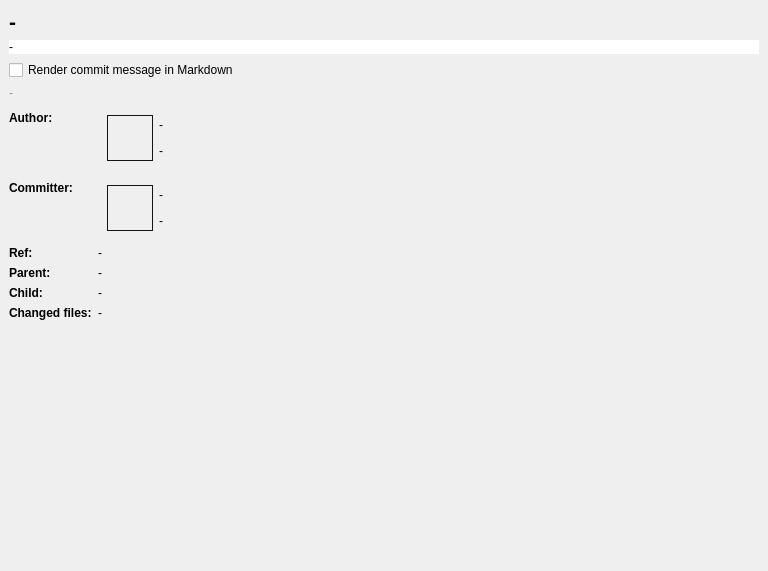
<?xml version="1.0" encoding="UTF-8"?>
<ui version="4.0">
 <class>CommitDetails</class>
 <widget class="QWidget" name="CommitDetails">
  <property name="geometry">
   <rect>
    <x>0</x>
    <y>0</y>
    <width>768</width>
    <height>571</height>
   </rect>
  </property>
  <property name="windowTitle">
   <string>Form</string>
  </property>
  <layout class="QVBoxLayout" name="verticalLayout_4">
   <property name="leftMargin">
    <number>0</number>
   </property>
   <property name="topMargin">
    <number>0</number>
   </property>
   <property name="rightMargin">
    <number>0</number>
   </property>
   <property name="bottomMargin">
    <number>0</number>
   </property>
   <item>
    <widget class="QStackedWidget" name="stackedWidget">
     <property name="currentIndex">
      <number>1</number>
     </property>
     <widget class="QWidget" name="page">
      <layout class="QVBoxLayout" name="verticalLayout_5">
       <item>
        <widget class="QLabel" name="label">
         <property name="text">
          <string>Commit is not selected</string>
         </property>
        </widget>
       </item>
       <item>
        <spacer name="verticalSpacer_2">
         <property name="orientation">
          <enum>Qt::Orientation::Vertical</enum>
         </property>
         <property name="sizeHint" stdset="0">
          <size>
           <width>20</width>
           <height>40</height>
          </size>
         </property>
        </spacer>
       </item>
      </layout>
     </widget>
     <widget class="QWidget" name="page_2">
      <layout class="QVBoxLayout" name="verticalLayout_2">
       <item>
        <widget class="QLabel" name="labelCommitSubject">
         <property name="font">
          <font>
           <pointsize>16</pointsize>
           <bold>true</bold>
          </font>
         </property>
         <property name="text">
          <string>-</string>
         </property>
         <property name="wordWrap">
          <bool>true</bool>
         </property>
         <property name="textInteractionFlags">
          <set>Qt::TextInteractionFlag::LinksAccessibleByMouse|Qt::TextInteractionFlag::TextSelectableByMouse</set>
         </property>
        </widget>
       </item>
       <item>
        <widget class="QLabel" name="labelCommitBody">
         <property name="palette">
          <palette>
           <active>
            <colorrole role="Window">
             <brush brushstyle="SolidPattern">
              <color alpha="255">
               <red>255</red>
               <green>255</green>
               <blue>255</blue>
              </color>
             </brush>
            </colorrole>
           </active>
           <inactive>
            <colorrole role="Window">
             <brush brushstyle="SolidPattern">
              <color alpha="255">
               <red>255</red>
               <green>255</green>
               <blue>255</blue>
              </color>
             </brush>
            </colorrole>
           </inactive>
           <disabled>
            <colorrole role="Base">
             <brush brushstyle="SolidPattern">
              <color alpha="255">
               <red>255</red>
               <green>255</green>
               <blue>255</blue>
              </color>
             </brush>
            </colorrole>
            <colorrole role="Window">
             <brush brushstyle="SolidPattern">
              <color alpha="255">
               <red>255</red>
               <green>255</green>
               <blue>255</blue>
              </color>
             </brush>
            </colorrole>
           </disabled>
          </palette>
         </property>
         <property name="autoFillBackground">
          <bool>true</bool>
         </property>
         <property name="text">
          <string>-</string>
         </property>
         <property name="textFormat">
          <enum>Qt::TextFormat::PlainText</enum>
         </property>
         <property name="wordWrap">
          <bool>true</bool>
         </property>
         <property name="textInteractionFlags">
          <set>Qt::TextInteractionFlag::LinksAccessibleByMouse|Qt::TextInteractionFlag::TextSelectableByMouse</set>
         </property>
        </widget>
       </item>
       <item>
        <widget class="QCheckBox" name="checkBoxMarkdownDisplay">
         <property name="text">
          <string>Render commit message in Markdown</string>
         </property>
        </widget>
       </item>
       <item>
        <widget class="QLabel" name="labelCommitHash">
         <property name="palette">
          <palette>
           <active>
            <colorrole role="WindowText">
             <brush brushstyle="SolidPattern">
              <color alpha="255">
               <red>156</red>
               <green>156</green>
               <blue>156</blue>
              </color>
             </brush>
            </colorrole>
           </active>
           <inactive>
            <colorrole role="WindowText">
             <brush brushstyle="SolidPattern">
              <color alpha="255">
               <red>156</red>
               <green>156</green>
               <blue>156</blue>
              </color>
             </brush>
            </colorrole>
           </inactive>
           <disabled/>
          </palette>
         </property>
         <property name="font">
          <font>
           <italic>true</italic>
          </font>
         </property>
         <property name="text">
          <string>-</string>
         </property>
         <property name="textInteractionFlags">
          <set>Qt::TextInteractionFlag::LinksAccessibleByMouse|Qt::TextInteractionFlag::TextSelectableByMouse</set>
         </property>
        </widget>
       </item>
       <item>
        <layout class="QFormLayout" name="formLayout">
         <item row="0" column="0">
          <widget class="QLabel" name="labelAuthorText">
           <property name="font">
            <font>
             <bold>true</bold>
            </font>
           </property>
           <property name="text">
            <string>Author:</string>
           </property>
          </widget>
         </item>
         <item row="1" column="0">
          <widget class="QLabel" name="labelCommitterText">
           <property name="font">
            <font>
             <bold>true</bold>
            </font>
           </property>
           <property name="text">
            <string>Committer:</string>
           </property>
          </widget>
         </item>
         <item row="2" column="1">
          <widget class="QLabel" name="labelRefName">
           <property name="text">
            <string>-</string>
           </property>
          </widget>
         </item>
         <item row="3" column="0">
          <widget class="QLabel" name="labelParentsText">
           <property name="font">
            <font>
             <bold>true</bold>
            </font>
           </property>
           <property name="text">
            <string>Parent:</string>
           </property>
          </widget>
         </item>
         <item row="3" column="1">
          <widget class="QLabel" name="labelParent">
           <property name="text">
            <string>-</string>
           </property>
           <property name="textInteractionFlags">
            <set>Qt::TextInteractionFlag::LinksAccessibleByMouse|Qt::TextInteractionFlag::TextSelectableByMouse</set>
           </property>
          </widget>
         </item>
         <item row="4" column="0">
          <widget class="QLabel" name="labelChildrenText">
           <property name="font">
            <font>
             <bold>true</bold>
            </font>
           </property>
           <property name="text">
            <string>Child:</string>
           </property>
          </widget>
         </item>
         <item row="4" column="1">
          <widget class="QLabel" name="labelChildren">
           <property name="text">
            <string>-</string>
           </property>
           <property name="textInteractionFlags">
            <set>Qt::TextInteractionFlag::LinksAccessibleByMouse|Qt::TextInteractionFlag::TextSelectableByMouse</set>
           </property>
          </widget>
         </item>
         <item row="5" column="0">
          <widget class="QLabel" name="label_10">
           <property name="font">
            <font>
             <bold>true</bold>
            </font>
           </property>
           <property name="text">
            <string>Changed files:</string>
           </property>
          </widget>
         </item>
         <item row="5" column="1">
          <widget class="QLabel" name="labelChangedFiles">
           <property name="text">
            <string>&lt;html&gt;&lt;head/&gt;&lt;body&gt;&lt;p&gt;-&lt;/p&gt;&lt;/body&gt;&lt;/html&gt;</string>
           </property>
           <property name="textInteractionFlags">
            <set>Qt::TextInteractionFlag::LinksAccessibleByMouse|Qt::TextInteractionFlag::TextSelectableByMouse</set>
           </property>
          </widget>
         </item>
         <item row="2" column="0">
          <widget class="QLabel" name="labelRefType">
           <property name="font">
            <font>
             <bold>true</bold>
            </font>
           </property>
           <property name="text">
            <string>Ref:</string>
           </property>
          </widget>
         </item>
         <item row="0" column="1">
          <widget class="QWidget" name="widgetAuthorInfo" native="true">
           <layout class="QHBoxLayout" name="horizontalLayout_3">
            <item>
             <widget class="AvatarView" name="labelAuthorAvatar">
              <property name="minimumSize">
               <size>
                <width>46</width>
                <height>46</height>
               </size>
              </property>
              <property name="maximumSize">
               <size>
                <width>46</width>
                <height>46</height>
               </size>
              </property>
              <property name="styleSheet">
               <string notr="true">border: 1px solid rgb(20, 20, 20);</string>
              </property>
              <property name="text">
               <string/>
              </property>
             </widget>
            </item>
            <item>
             <layout class="QVBoxLayout" name="verticalLayout_3">
              <item>
               <widget class="QLabel" name="labelAuthor">
                <property name="text">
                 <string>-</string>
                </property>
                <property name="textInteractionFlags">
                 <set>Qt::TextInteractionFlag::LinksAccessibleByMouse|Qt::TextInteractionFlag::TextSelectableByMouse</set>
                </property>
               </widget>
              </item>
              <item>
               <widget class="QLabel" name="labelAuthTime">
                <property name="text">
                 <string>-</string>
                </property>
                <property name="textInteractionFlags">
                 <set>Qt::TextInteractionFlag::LinksAccessibleByMouse|Qt::TextInteractionFlag::TextSelectableByMouse</set>
                </property>
               </widget>
              </item>
             </layout>
            </item>
           </layout>
          </widget>
         </item>
         <item row="1" column="1">
          <widget class="QWidget" name="widgetCommitterInfo" native="true">
           <layout class="QHBoxLayout" name="horizontalLayout">
            <item>
             <widget class="AvatarView" name="labelCommiterAvatar">
              <property name="minimumSize">
               <size>
                <width>46</width>
                <height>46</height>
               </size>
              </property>
              <property name="maximumSize">
               <size>
                <width>46</width>
                <height>46</height>
               </size>
              </property>
              <property name="styleSheet">
               <string notr="true">border: 1px solid rgb(20, 20, 20);</string>
              </property>
              <property name="text">
               <string/>
              </property>
             </widget>
            </item>
            <item>
             <layout class="QVBoxLayout" name="verticalLayout">
              <item>
               <widget class="QLabel" name="labelCommitter">
                <property name="text">
                 <string>-</string>
                </property>
                <property name="textInteractionFlags">
                 <set>Qt::TextInteractionFlag::LinksAccessibleByMouse|Qt::TextInteractionFlag::TextSelectableByMouse</set>
                </property>
               </widget>
              </item>
              <item>
               <widget class="QLabel" name="labelCommitTime">
                <property name="text">
                 <string>-</string>
                </property>
                <property name="textInteractionFlags">
                 <set>Qt::TextInteractionFlag::LinksAccessibleByMouse|Qt::TextInteractionFlag::TextSelectableByMouse</set>
                </property>
               </widget>
              </item>
             </layout>
            </item>
           </layout>
          </widget>
         </item>
        </layout>
       </item>
       <item>
        <spacer name="verticalSpacer">
         <property name="orientation">
          <enum>Qt::Orientation::Vertical</enum>
         </property>
         <property name="sizeHint" stdset="0">
          <size>
           <width>20</width>
           <height>277</height>
          </size>
         </property>
        </spacer>
       </item>
      </layout>
     </widget>
    </widget>
   </item>
  </layout>
 </widget>
 <customwidgets>
  <customwidget>
   <class>AvatarView</class>
   <extends>QLabel</extends>
   <header>widgets/avatarview.h</header>
  </customwidget>
 </customwidgets>
 <resources/>
 <connections/>
</ui>
